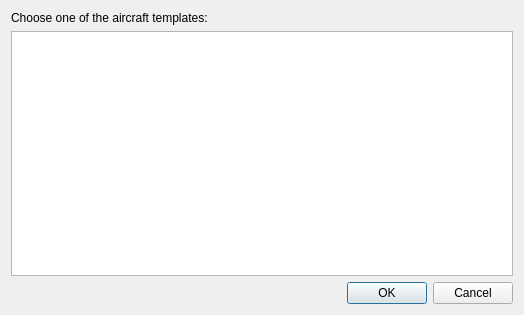
<?xml version="1.0" encoding="UTF-8"?>
<ui version="4.0">
 <class>TIGLCreatorNewFileDialog</class>
 <widget class="QDialog" name="TIGLCreatorNewFileDialog">
  <property name="geometry">
   <rect>
    <x>0</x>
    <y>0</y>
    <width>524</width>
    <height>315</height>
   </rect>
  </property>
  <property name="windowTitle">
   <string>Dialog</string>
  </property>
  <layout class="QVBoxLayout" name="verticalLayout">
   <item>
    <widget class="QLabel" name="label">
     <property name="maximumSize">
      <size>
       <width>16777215</width>
       <height>16777215</height>
      </size>
     </property>
     <property name="text">
      <string>Choose one of the aircraft templates:</string>
     </property>
    </widget>
   </item>
   <item>
    <widget class="QListView" name="templatesListView">
     <property name="editTriggers">
      <set>QAbstractItemView::NoEditTriggers</set>
     </property>
     <property name="movement">
      <enum>QListView::Static</enum>
     </property>
     <property name="flow">
      <enum>QListView::TopToBottom</enum>
     </property>
     <property name="isWrapping" stdset="0">
      <bool>false</bool>
     </property>
     <property name="resizeMode">
      <enum>QListView::Adjust</enum>
     </property>
     <property name="layoutMode">
      <enum>QListView::SinglePass</enum>
     </property>
     <property name="viewMode">
      <enum>QListView::ListMode</enum>
     </property>
     <property name="modelColumn">
      <number>0</number>
     </property>
     <property name="uniformItemSizes">
      <bool>true</bool>
     </property>
     <property name="wordWrap">
      <bool>false</bool>
     </property>
     <property name="selectionRectVisible">
      <bool>true</bool>
     </property>
    </widget>
   </item>
   <item>
    <widget class="QDialogButtonBox" name="buttonBox">
     <property name="maximumSize">
      <size>
       <width>16777215</width>
       <height>16777215</height>
      </size>
     </property>
     <property name="orientation">
      <enum>Qt::Horizontal</enum>
     </property>
     <property name="standardButtons">
      <set>QDialogButtonBox::Cancel|QDialogButtonBox::Ok</set>
     </property>
    </widget>
   </item>
  </layout>
 </widget>
 <resources/>
 <connections>
  <connection>
   <sender>buttonBox</sender>
   <signal>rejected()</signal>
   <receiver>TIGLCreatorNewFileDialog</receiver>
   <slot>reject()</slot>
   <hints>
    <hint type="sourcelabel">
     <x>316</x>
     <y>260</y>
    </hint>
    <hint type="destinationlabel">
     <x>286</x>
     <y>274</y>
    </hint>
   </hints>
  </connection>
  <connection>
   <sender>buttonBox</sender>
   <signal>accepted()</signal>
   <receiver>TIGLCreatorNewFileDialog</receiver>
   <slot>accept()</slot>
   <hints>
    <hint type="sourcelabel">
     <x>261</x>
     <y>293</y>
    </hint>
    <hint type="destinationlabel">
     <x>261</x>
     <y>157</y>
    </hint>
   </hints>
  </connection>
 </connections>
</ui>
